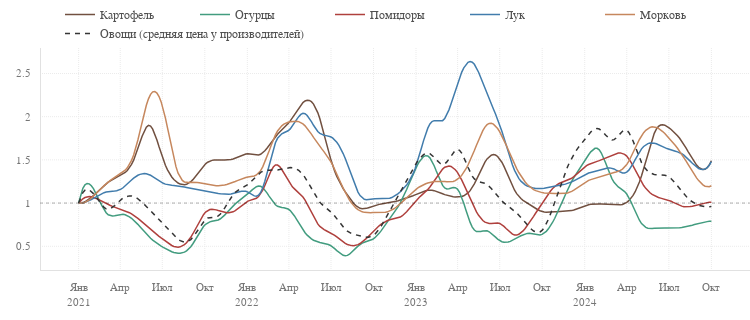

Notebook code cell kept with this figure:
### Code cell
fig = go.Figure(layout=dict(width=750, height=320))

# картофель
fig.add_trace(
    go.Scatter(
        x=smoothed(normalized_by_first(potato).round(2), datetime_index=True).index,
        y=smoothed(normalized_by_first(potato).round(2),  datetime_index=True).values.ravel(),
        mode='lines', line_color=palette_pl[5], hoverinfo='skip',
        name='Картофель'))
fig.add_trace(
    go.Scatter(
        x=normalized_by_first(potato).round(2).index,
        y=normalized_by_first(potato).round(2).values.ravel(),
        marker=dict(opacity=0, size=5),
        mode='markers', line_color=palette_pl[5], showlegend=False,
        name='Картофель'))
# Огурцы
fig.add_trace(
    go.Scatter(
        x=smoothed(normalized_by_first(cucumber).round(2), datetime_index=True).index,
        y=smoothed(normalized_by_first(cucumber).round(2),  datetime_index=True).values.ravel(),
        mode='lines', line_color=palette_pl[3], hoverinfo='skip',
        name='Огурцы'))
fig.add_trace(
    go.Scatter(
        x=normalized_by_first(cucumber).round(2).index,
        y=normalized_by_first(cucumber).round(2).values.ravel(),
        marker=dict(opacity=0, size=5),
        mode='markers', line_color=palette_pl[3], showlegend=False,
        name='Огурцы'))
# Помидоры
fig.add_trace(
    go.Scatter(
        x=smoothed(normalized_by_first(tomato).round(2), datetime_index=True).index,
        y=smoothed(normalized_by_first(tomato).round(2),  datetime_index=True).values.ravel(),
        mode='lines', line_color=palette_pl[1], hoverinfo='skip',
        name='Помидоры'))
fig.add_trace(
    go.Scatter(
        x=normalized_by_first(tomato).round(2).index,
        y=normalized_by_first(tomato).round(2).values.ravel(),
        marker=dict(opacity=0, size=5),
        mode='markers', line_color=palette_pl[1], showlegend=False,
        name='Помидоры'))
# Лук
fig.add_trace(
    go.Scatter(
        x=smoothed(normalized_by_first(onion).round(2), datetime_index=True).index,
        y=smoothed(normalized_by_first(onion).round(2),  datetime_index=True).values.ravel(),
        mode='lines', line_color=palette_pl[2], hoverinfo='skip',
        name='Лук'))
fig.add_trace(
    go.Scatter(
        x=normalized_by_first(onion).round(2).index,
        y=normalized_by_first(onion).round(2).values.ravel(),
        marker=dict(opacity=0, size=5),
        mode='markers', line_color=palette_pl[2], showlegend=False,
        name='Лук'))
# Морковь
fig.add_trace(
    go.Scatter(
        x=smoothed(normalized_by_first(carrot).round(2), datetime_index=True).index,
        y=smoothed(normalized_by_first(carrot).round(2),  datetime_index=True).values.ravel(),
        mode='lines', line_color=palette_pl[9], hoverinfo='skip',
        name='Морковь'))
fig.add_trace(
    go.Scatter(
        x=normalized_by_first(carrot).round(2).index,
        y=normalized_by_first(carrot).round(2).values.ravel(),
        marker=dict(opacity=0, size=5),
        mode='markers', line_color=palette_pl[9], showlegend=False,
        name='Морковь'))
# овощи
fig.add_trace(
    go.Scatter(
        x=smoothed(normalized_by_first(vegetables_raw).round(2), datetime_index=True).index,
        y=smoothed(normalized_by_first(vegetables_raw).round(2),  datetime_index=True).values.ravel(),
        mode='lines', line_color=palette_pl[-5], line_dash='5px', hoverinfo='skip',
        name='Овощи (средняя цена у производителей)'))
fig.add_trace(
    go.Scatter(
        x=normalized_by_first(vegetables_raw).round(2).index,
        y=normalized_by_first(vegetables_raw).round(2).values.ravel(),
        marker=dict(opacity=0, size=5),
        mode='markers', line_color=palette_pl[-5], showlegend=False,
        name='Овощи (средняя цена у производителей)'))

fig.update_xaxes(dtick='M3', tickformat="%b<br>%Y", labelalias=xtickaliases)
fig.update_yaxes(dtick=0.5)
fig.update_layout(legend=dict(entrywidth=70, entrywidthmode='pixels'))

pl_hline(1)

fig.show(config=config)
pl_savefig(figure=fig, name='price-vegetables', path=path_save_img, config=config, fmt='html')

### Figure 1 — Plotly figure (JSON) as saved in the notebook; plotly's stock layout.template omitted (floating-point values rounded to 4 significant figures; data arrays with more than 128 entries replaced by an {"elided": "..."} marker saying what was removed)
{"data": [{"hoverinfo": "skip", "line": {"color": "#715040"}, "mode": "lines", "name": "Картофель", "type": "scatter", "x": {"elided": "300 str values"}, "y": {"elided": "300 float values"}}, {"line": {"color": "#715040"}, "marker": {"opacity": 0, "size": 5}, "mode": "markers", "name": "Картофель", "showlegend": false, "type": "scatter", "x": ["2021-01-01T00:00:00", "2021-02-01T00:00:00", "2021-03-01T00:00:00", "2021-04-01T00:00:00", "2021-05-01T00:00:00", "2021-06-01T00:00:00", "2021-07-01T00:00:00", "2021-08-01T00:00:00", "2021-09-01T00:00:00", "2021-10-01T00:00:00", "2021-11-01T00:00:00", "2021-12-01T00:00:00", "2022-01-01T00:00:00", "2022-02-01T00:00:00", "2022-03-01T00:00:00", "2022-04-01T00:00:00", "2022-05-01T00:00:00", "2022-06-01T00:00:00", "2022-07-01T00:00:00", "2022-08-01T00:00:00", "2022-09-01T00:00:00", "2022-10-01T00:00:00", "2022-11-01T00:00:00", "2022-12-01T00:00:00", "2023-01-01T00:00:00", "2023-02-01T00:00:00", "2023-03-01T00:00:00", "2023-04-01T00:00:00", "2023-05-01T00:00:00", "2023-06-01T00:00:00", "2023-07-01T00:00:00", "2023-08-01T00:00:00", "2023-09-01T00:00:00", "2023-10-01T00:00:00", "2023-11-01T00:00:00", "2023-12-01T00:00:00", "2024-01-01T00:00:00", "2024-02-01T00:00:00", "2024-03-01T00:00:00", "2024-04-01T00:00:00", "2024-05-01T00:00:00", "2024-06-01T00:00:00", "2024-07-01T00:00:00", "2024-08-01T00:00:00", "2024-09-01T00:00:00", "2024-10-01T00:00:00"], "y": [1, 1.08, 1.23, 1.32, 1.53, 1.9, 1.51, 1.24, 1.25, 1.45, 1.5, 1.51, 1.57, 1.57, 1.77, 1.94, 2.17, 2.05, 1.47, 1.12, 0.94, 0.97, 1, 1.04, 1.1, 1.15, 1.1, 1.07, 1.18, 1.5, 1.5, 1.15, 0.99, 0.9, 0.9, 0.91, 0.97, 0.99, 0.98, 1.01, 1.3, 1.83, 1.87, 1.69, 1.43, 1.49]}, {"hoverinfo": "skip", "line": {"color": "#429C7F"}, "mode": "lines", "name": "Огурцы", "type": "scatter", "x": {"elided": "300 str values"}, "y": {"elided": "300 float values"}}, {"line": {"color": "#429C7F"}, "marker": {"opacity": 0, "size": 5}, "mode": "markers", "name": "Огурцы", "showlegend": false, "type": "scatter", "x": ["2021-01-01T00:00:00", "2021-02-01T00:00:00", "2021-03-01T00:00:00", "2021-04-01T00:00:00", "2021-05-01T00:00:00", "2021-06-01T00:00:00", "2021-07-01T00:00:00", "2021-08-01T00:00:00", "2021-09-01T00:00:00", "2021-10-01T00:00:00", "2021-11-01T00:00:00", "2021-12-01T00:00:00", "2022-01-01T00:00:00", "2022-02-01T00:00:00", "2022-03-01T00:00:00", "2022-04-01T00:00:00", "2022-05-01T00:00:00", "2022-06-01T00:00:00", "2022-07-01T00:00:00", "2022-08-01T00:00:00", "2022-09-01T00:00:00", "2022-10-01T00:00:00", "2022-11-01T00:00:00", "2022-12-01T00:00:00", "2023-01-01T00:00:00", "2023-02-01T00:00:00", "2023-03-01T00:00:00", "2023-04-01T00:00:00", "2023-05-01T00:00:00", "2023-06-01T00:00:00", "2023-07-01T00:00:00", "2023-08-01T00:00:00", "2023-09-01T00:00:00", "2023-10-01T00:00:00", "2023-11-01T00:00:00", "2023-12-01T00:00:00", "2024-01-01T00:00:00", "2024-02-01T00:00:00", "2024-03-01T00:00:00", "2024-04-01T00:00:00", "2024-05-01T00:00:00", "2024-06-01T00:00:00", "2024-07-01T00:00:00", "2024-08-01T00:00:00", "2024-09-01T00:00:00", "2024-10-01T00:00:00"], "y": [1, 1.18, 0.88, 0.87, 0.79, 0.61, 0.49, 0.42, 0.5, 0.75, 0.81, 0.97, 1.1, 1.19, 0.98, 0.92, 0.68, 0.55, 0.5, 0.39, 0.52, 0.59, 0.79, 1.04, 1.41, 1.52, 1.18, 1.15, 0.72, 0.68, 0.56, 0.58, 0.65, 0.64, 0.87, 1.23, 1.49, 1.62, 1.26, 1.1, 0.77, 0.71, 0.71, 0.72, 0.76, 0.79]}, {"hoverinfo": "skip", "line": {"color": "#AF403D"}, "mode": "lines", "name": "Помидоры", "type": "scatter", "x": {"elided": "300 str values"}, "y": {"elided": "300 float values"}}, {"line": {"color": "#AF403D"}, "marker": {"opacity": 0, "size": 5}, "mode": "markers", "name": "Помидоры", "showlegend": false, "type": "scatter", "x": ["2021-01-01T00:00:00", "2021-02-01T00:00:00", "2021-03-01T00:00:00", "2021-04-01T00:00:00", "2021-05-01T00:00:00", "2021-06-01T00:00:00", "2021-07-01T00:00:00", "2021-08-01T00:00:00", "2021-09-01T00:00:00", "2021-10-01T00:00:00", "2021-11-01T00:00:00", "2021-12-01T00:00:00", "2022-01-01T00:00:00", "2022-02-01T00:00:00", "2022-03-01T00:00:00", "2022-04-01T00:00:00", "2022-05-01T00:00:00", "2022-06-01T00:00:00", "2022-07-01T00:00:00", "2022-08-01T00:00:00", "2022-09-01T00:00:00", "2022-10-01T00:00:00", "2022-11-01T00:00:00", "2022-12-01T00:00:00", "2023-01-01T00:00:00", "2023-02-01T00:00:00", "2023-03-01T00:00:00", "2023-04-01T00:00:00", "2023-05-01T00:00:00", "2023-06-01T00:00:00", "2023-07-01T00:00:00", "2023-08-01T00:00:00", "2023-09-01T00:00:00", "2023-10-01T00:00:00", "2023-11-01T00:00:00", "2023-12-01T00:00:00", "2024-01-01T00:00:00", "2024-02-01T00:00:00", "2024-03-01T00:00:00", "2024-04-01T00:00:00", "2024-05-01T00:00:00", "2024-06-01T00:00:00", "2024-07-01T00:00:00", "2024-08-01T00:00:00", "2024-09-01T00:00:00", "2024-10-01T00:00:00"], "y": [1, 1.07, 0.99, 0.93, 0.85, 0.71, 0.58, 0.49, 0.61, 0.89, 0.91, 0.9, 1.02, 1.12, 1.44, 1.23, 1.06, 0.76, 0.65, 0.53, 0.53, 0.68, 0.8, 0.85, 1.03, 1.19, 1.41, 1.34, 0.99, 0.77, 0.76, 0.63, 0.76, 1.01, 1.21, 1.28, 1.42, 1.49, 1.56, 1.54, 1.25, 1.08, 1.03, 0.96, 0.98, 1.01]}, {"hoverinfo": "skip", "line": {"color": "#417CAC"}, "mode": "lines", "name": "Лук", "type": "scatter", "x": {"elided": "300 str values"}, "y": {"elided": "300 float values"}}, {"line": {"color": "#417CAC"}, "marker": {"opacity": 0, "size": 5}, "mode": "markers", "name": "Лук", "showlegend": false, "type": "scatter", "x": ["2021-01-01T00:00:00", "2021-02-01T00:00:00", "2021-03-01T00:00:00", "2021-04-01T00:00:00", "2021-05-01T00:00:00", "2021-06-01T00:00:00", "2021-07-01T00:00:00", "2021-08-01T00:00:00", "2021-09-01T00:00:00", "2021-10-01T00:00:00", "2021-11-01T00:00:00", "2021-12-01T00:00:00", "2022-01-01T00:00:00", "2022-02-01T00:00:00", "2022-03-01T00:00:00", "2022-04-01T00:00:00", "2022-05-01T00:00:00", "2022-06-01T00:00:00", "2022-07-01T00:00:00", "2022-08-01T00:00:00", "2022-09-01T00:00:00", "2022-10-01T00:00:00", "2022-11-01T00:00:00", "2022-12-01T00:00:00", "2023-01-01T00:00:00", "2023-02-01T00:00:00", "2023-03-01T00:00:00", "2023-04-01T00:00:00", "2023-05-01T00:00:00", "2023-06-01T00:00:00", "2023-07-01T00:00:00", "2023-08-01T00:00:00", "2023-09-01T00:00:00", "2023-10-01T00:00:00", "2023-11-01T00:00:00", "2023-12-01T00:00:00", "2024-01-01T00:00:00", "2024-02-01T00:00:00", "2024-03-01T00:00:00", "2024-04-01T00:00:00", "2024-05-01T00:00:00", "2024-06-01T00:00:00", "2024-07-01T00:00:00", "2024-08-01T00:00:00", "2024-09-01T00:00:00", "2024-10-01T00:00:00"], "y": [1, 1.05, 1.13, 1.16, 1.3, 1.33, 1.23, 1.2, 1.17, 1.14, 1.11, 1.11, 1.13, 1.14, 1.7, 1.85, 2.04, 1.83, 1.76, 1.5, 1.09, 1.05, 1.05, 1.15, 1.43, 1.92, 1.97, 2.41, 2.63, 2.28, 1.88, 1.38, 1.19, 1.17, 1.2, 1.24, 1.33, 1.38, 1.4, 1.36, 1.62, 1.69, 1.62, 1.56, 1.41, 1.48]}, {"hoverinfo": "skip", "line": {"color": "#C6875D"}, "mode": "lines", "name": "Морковь", "type": "scatter", "x": {"elided": "300 str values"}, "y": {"elided": "300 float values"}}, {"line": {"color": "#C6875D"}, "marker": {"opacity": 0, "size": 5}, "mode": "markers", "name": "Морковь", "showlegend": false, "type": "scatter", "x": ["2021-01-01T00:00:00", "2021-02-01T00:00:00", "2021-03-01T00:00:00", "2021-04-01T00:00:00", "2021-05-01T00:00:00", "2021-06-01T00:00:00", "2021-07-01T00:00:00", "2021-08-01T00:00:00", "2021-09-01T00:00:00", "2021-10-01T00:00:00", "2021-11-01T00:00:00", "2021-12-01T00:00:00", "2022-01-01T00:00:00", "2022-02-01T00:00:00", "2022-03-01T00:00:00", "2022-04-01T00:00:00", "2022-05-01T00:00:00", "2022-06-01T00:00:00", "2022-07-01T00:00:00", "2022-08-01T00:00:00", "2022-09-01T00:00:00", "2022-10-01T00:00:00", "2022-11-01T00:00:00", "2022-12-01T00:00:00", "2023-01-01T00:00:00", "2023-02-01T00:00:00", "2023-03-01T00:00:00", "2023-04-01T00:00:00", "2023-05-01T00:00:00", "2023-06-01T00:00:00", "2023-07-01T00:00:00", "2023-08-01T00:00:00", "2023-09-01T00:00:00", "2023-10-01T00:00:00", "2023-11-01T00:00:00", "2023-12-01T00:00:00", "2024-01-01T00:00:00", "2024-02-01T00:00:00", "2024-03-01T00:00:00", "2024-04-01T00:00:00", "2024-05-01T00:00:00", "2024-06-01T00:00:00", "2024-07-01T00:00:00", "2024-08-01T00:00:00", "2024-09-01T00:00:00", "2024-10-01T00:00:00"], "y": [1, 1.07, 1.23, 1.34, 1.6, 2.22, 2.1, 1.38, 1.24, 1.22, 1.2, 1.24, 1.3, 1.39, 1.79, 1.94, 1.91, 1.69, 1.46, 1.11, 0.91, 0.89, 0.9, 1.01, 1.16, 1.24, 1.25, 1.28, 1.55, 1.9, 1.81, 1.45, 1.2, 1.12, 1.11, 1.13, 1.24, 1.3, 1.35, 1.45, 1.77, 1.88, 1.75, 1.54, 1.28, 1.2]}, {"hoverinfo": "skip", "line": {"color": "#353535", "dash": "5px"}, "mode": "lines", "name": "Овощи (средняя цена у производителей)", "type": "scatter", "x": {"elided": "300 str values"}, "y": {"elided": "300 float values"}}, {"line": {"color": "#353535"}, "marker": {"opacity": 0, "size": 5}, "mode": "markers", "name": "Овощи (средняя цена у производителей)", "showlegend": false, "type": "scatter", "x": ["2021-01-01T00:00:00", "2021-02-01T00:00:00", "2021-03-01T00:00:00", "2021-04-01T00:00:00", "2021-05-01T00:00:00", "2021-06-01T00:00:00", "2021-07-01T00:00:00", "2021-08-01T00:00:00", "2021-09-01T00:00:00", "2021-10-01T00:00:00", "2021-11-01T00:00:00", "2021-12-01T00:00:00", "2022-01-01T00:00:00", "2022-02-01T00:00:00", "2022-03-01T00:00:00", "2022-04-01T00:00:00", "2022-05-01T00:00:00", "2022-06-01T00:00:00", "2022-07-01T00:00:00", "2022-08-01T00:00:00", "2022-09-01T00:00:00", "2022-10-01T00:00:00", "2022-11-01T00:00:00", "2022-12-01T00:00:00", "2023-01-01T00:00:00", "2023-02-01T00:00:00", "2023-03-01T00:00:00", "2023-04-01T00:00:00", "2023-05-01T00:00:00", "2023-06-01T00:00:00", "2023-07-01T00:00:00", "2023-08-01T00:00:00", "2023-09-01T00:00:00", "2023-10-01T00:00:00", "2023-11-01T00:00:00", "2023-12-01T00:00:00", "2024-01-01T00:00:00", "2024-02-01T00:00:00", "2024-03-01T00:00:00", "2024-04-01T00:00:00", "2024-05-01T00:00:00", "2024-06-01T00:00:00", "2024-07-01T00:00:00", "2024-08-01T00:00:00", "2024-09-01T00:00:00", "2024-10-01T00:00:00"], "y": [1, 1.12, 0.93, 1.04, 1.07, 0.93, 0.76, 0.59, 0.58, 0.81, 0.86, 1.1, 1.21, 1.36, 1.38, 1.41, 1.32, 1.04, 0.89, 0.69, 0.62, 0.63, 0.87, 1.17, 1.46, 1.57, 1.45, 1.62, 1.31, 1.22, 1.04, 0.91, 0.73, 0.69, 1.08, 1.5, 1.74, 1.86, 1.73, 1.84, 1.48, 1.33, 1.3, 1.11, 0.98, 0.96]}], "layout": {"height": 320, "legend": {"entrywidth": 70, "entrywidthmode": "pixels"}, "shapes": [{"line": {"color": "black", "dash": "3px", "width": 1}, "opacity": 0.3, "type": "line", "x0": 0, "x1": 1, "xref": "x domain", "y0": 1, "y1": 1, "yref": "y"}], "width": 750, "xaxis": {"dtick": "M3", "labelalias": {"Apr<br>2021": "Апр", "Apr<br>2022": "Апр", "Apr<br>2023": "Апр", "Apr<br>2024": "Апр", "Aug<br>2021": "Авг", "Aug<br>2022": "Авг", "Aug<br>2023": "Авг", "Aug<br>2024": "Авг", "Dec<br>2021": "Дек", "Dec<br>2022": "Дек", "Dec<br>2023": "Дек", "Dec<br>2024": "Дек", "Feb<br>2021": "Фев", "Feb<br>2022": "Фев", "Feb<br>2023": "Фев", "Feb<br>2024": "Фев", "Jan<br>2021": "Янв<br>2021", "Jan<br>2022": "Янв<br>2022", "Jan<br>2023": "Янв<br>2023", "Jan<br>2024": "Янв<br>2024", "Jul<br>2021": "Июл", "Jul<br>2022": "Июл", "Jul<br>2023": "Июл", "Jul<br>2024": "Июл", "Jun<br>2021": "Июн", "Jun<br>2022": "Июн", "Jun<br>2023": "Июн", "Jun<br>2024": "Июн", "Mar<br>2021": "Мар", "Mar<br>2022": "Мар", "Mar<br>2023": "Мар", "Mar<br>2024": "Мар", "May<br>2021": "Май", "May<br>2022": "Май", "May<br>2023": "Май", "May<br>2024": "Май", "Nov<br>2021": "Ноя", "Nov<br>2022": "Ноя", "Nov<br>2023": "Ноя", "Nov<br>2024": "Ноя", "Oct<br>2021": "Окт", "Oct<br>2022": "Окт", "Oct<br>2023": "Окт", "Oct<br>2024": "Окт", "Sep<br>2021": "Сен", "Sep<br>2022": "Сен", "Sep<br>2023": "Сен", "Sep<br>2024": "Сен"}, "tickformat": "%b<br>%Y"}, "yaxis": {"dtick": 0.5}}}
